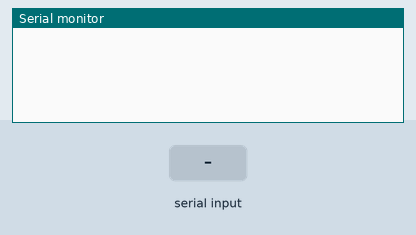
Bench run of a sketch on a simulated Arduino Mega 2560, built with avr-gcc and run on an emulated ATmega2560. Shown: the last lines printed to the serial monitor. The inputs (shaded band) are chosen by the test bench.

Above: at 1.2 s.
1.3 s: "1\n" received over Serial
At 2.3 s:
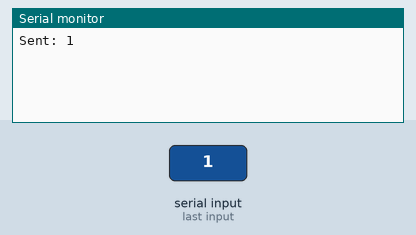
2.8 s: "1\n" received over the second serial link
At 3.4 s:
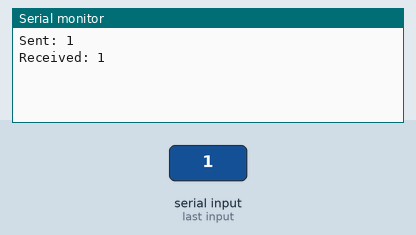
4.3 s: "0\n" received over Serial
At 5.5 s:
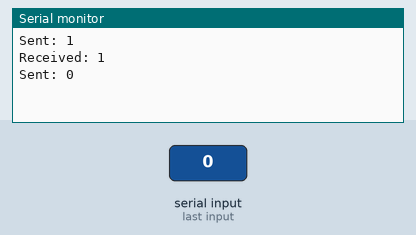
5.8 s: "0\n" received over the second serial link
At 6.9 s:
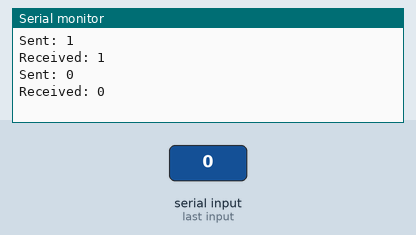

Measured:
- after the input at 1.3 s, the serial monitor: prints a new line at once (image 1)
- after the input at 2.8 s, the serial monitor: prints a new line at once (image 2)
- after the input at 4.3 s, the serial monitor: prints a new line at once (image 3)
- after the input at 5.8 s, the serial monitor: prints a new line at once (image 4)

The sketch:

TASK_1_UNO.ino
```cpp
#include <SoftwareSerial.h>

SoftwareSerial Serial1(2, 3);

void setup() {
  Serial.begin(9600);
  Serial1.begin(9600);
}

void loop() {
  if (Serial.available() > 0) {
    String s = Serial.readStringUntil('\n');
    s.trim();
    Serial.print("Sent: ");
    Serial.println(s);
    Serial1.println(s);
  }
  if (Serial1.available() > 0) {
    String s1 = Serial1.readStringUntil('\n');
    s1.trim();
    Serial.print("Received: ");
    Serial.println(s1);
  }
}
```
